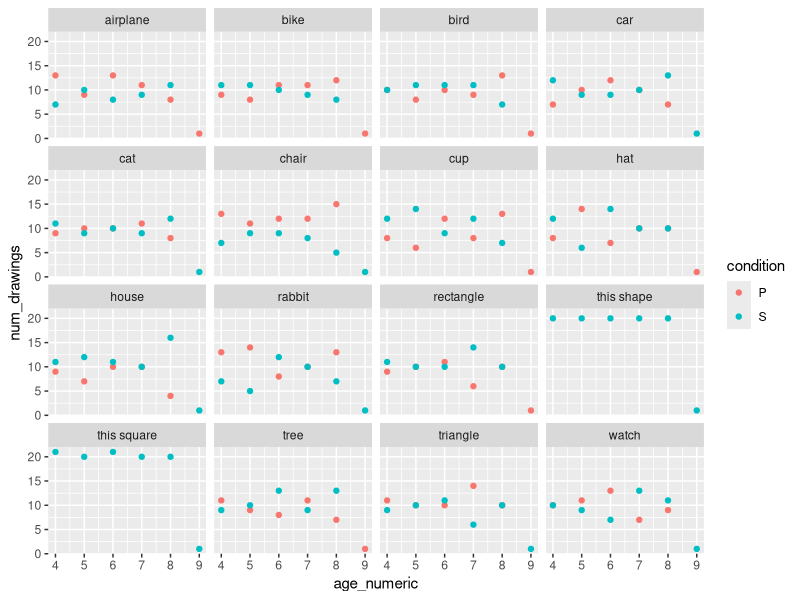

Generate this figure with R: (Note: this script raises an error after producing the figure.)
## ---- chunk 1
knitr::opts_chunk$set(echo = TRUE)
library(tidyverse)
library(knitr)
library(assertthat)
## ---- chunk 2
d <- read.csv("photodraw2_descriptives/MuseumStation_AllDescriptives_1619_images_final_CDM_photodraw_e2.csv") %>%
  as.tibble() %>%
  mutate(age_numeric =as.numeric(str_split_fixed(age,'age',2)[,2]))
## ---- chunk 3
prac_trials = c('this square','this shape','triangle','rectangle')
double_sessions <- d %>%
  distinct(subID,session_id) %>%
  group_by(subID) %>%
  summarize(num_sessions = n()) %>%
  filter(num_sessions > 1)

drawings_by_doubles <-  d %>%
  filter(subID %in% double_sessions$subID) %>%
  filter(!category %in% prac_trials) %>%
  group_by(subID,category) %>%
  summarize(num_drawings = n()) %>%
  filter(num_drawings >1) 

## ---- chunk 4
duplicate_sub_id = unique(drawings_by_doubles$subID)
to_fix <- d %>%
  filter(subID == duplicate_sub_id) 

unique(to_fix$age) ## two ages here -- age 5 and 7 with the same subID

# To match run sheet: 111418_6 & age7 stays as ID 111418_6
# To match run sheet: 111418_6 & age5 should instead be 111418_5
assert_that(sum(d$session_id=="111418_5")==0) # isn't it the database yet, so that's the error

## FIX IT : change subid to character so can replace value; change back to factor to keep tidy
d <- d %>%
  mutate(subID = as.character(subID)) %>%
  mutate(subID=replace(subID, subID=="111418_6" & age=="age5","111418_5")) %>%
  mutate(subID = as.factor(subID))

## ---- chunk 5
d <- unique(d)
## ---- chunk 6
cb_by_age<- d %>%
  group_by(age_numeric,CB) %>%
  distinct(subID) %>%
  summarize(num_participants = n()) 

kable(cb_by_age)
## ---- chunk 7

d %>%
  filter(!category %in% prac_trials) %>%
  group_by(condition,age_numeric) %>%
  summarize(num_drawings = n()) %>%
  kable()
## ---- chunk 8
cat_by_cond_by_age<- d %>%
  group_by(age_numeric,condition,category) %>%
  summarize(num_drawings = n()) 

ggplot(cat_by_cond_by_age, aes(x = age_numeric, y = num_drawings, col=condition)) +
  geom_point() +
  facet_wrap(~category)
## ---- chunk 9
d_out <- d %>%
  filter(age_numeric<9)  # get rid of 1 9-year-old for pilot recognition ratings

write_csv(d_out, 'photodraw2_descriptives/Photodraw2_SRCD_cleaned_data_4-8.csv')
## ---- chunk 10
## Get randomized chunks for recognition batches

sample_set <- d %>%
  filter(age_numeric<9) %>%# get rid of 1 9-year-old for pilot recognition ratings
  filter(!category %in% prac_trials) %>% # no prac trials
  mutate(filename_short = str_split_fixed(filename,'/',10)[,10]) %>%
  distinct(subID,age_numeric,category,condition,filename_short,image_name) %>%
  rename(filename = filename_short)

##
max_iter=10

for (iteration in 1:max_iter) {

    if (iteration==max_iter){
      # whatever we have left if on last iteration
      write_csv(sample_set,paste0('recognition_rating_chunks/chunk_',iteration,'photodraw2_srcd_recognition.csv'))
    }
    # for all the other iterations
    else if (iteration<max_iter){
  
    this_chunk <- sample_set %>%
      group_by(age_numeric,category) %>%
      sample_n(., 2, replace=FALSE)
    
    print (length(this_chunk$filename))
    write_csv(this_chunk,paste0('recognition_rating_chunks/chunk_',iteration,'_photodraw2-test.csv'))
    
    sample_set <- sample_set %>%
      filter(!filename %in% this_chunk$filename)
    
    print (length(sample_set$filename))
    }
}

  
